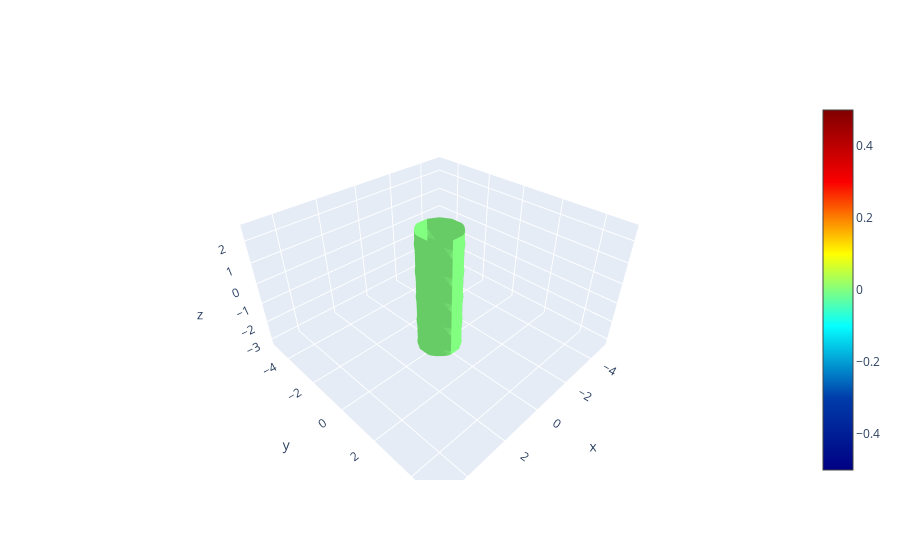

Source (notebook cell):
### Code cell
p = PlotOptions(do_plot=True, plot_type="3d_plot", plotDims=[0, 1, 2], slicesCut=[5, 5, 5])
from odp.Shapes import *
ivf = CylinderShape(g, np.array([2, 3, 4, 5]), np.zeros(6), radius=1)
plot_isosurface(g, ivf, p)

### Figure 1 — Plotly figure (JSON) as saved in the notebook; plotly's stock layout.template omitted (floating-point values rounded to 4 significant figures; data arrays with more than 128 entries replaced by an {"elided": "..."} marker saying what was removed)
{"data": [{"caps": {"x": {"show": true}, "y": {"show": true}}, "colorscale": [[0, "rgb(0,0,131)"], [0.2, "rgb(0,60,170)"], [0.4, "rgb(5,255,255)"], [0.6, "rgb(255,255,0)"], [0.8, "rgb(250,0,0)"], [1, "rgb(128,0,0)"]], "isomax": 0, "isomin": 0, "surface": {"count": 1}, "type": "isosurface", "value": {"elided": "4000 float values"}, "x": {"elided": "4000 float values"}, "y": {"elided": "4000 float values"}, "z": {"elided": "4000 float values"}}], "layout": {}}
